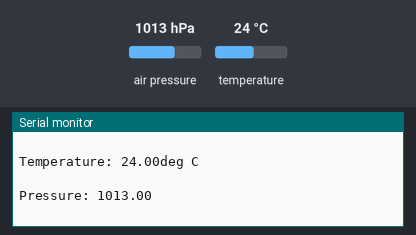
A sketch run on a simulated Arduino Uno, built with avr-gcc and run on an emulated ATmega328P. Shown: the last lines printed to the serial monitor. The inputs (shaded band) are chosen by the test bench; at power-on: air pressure 1013 hPa, temperature 24 °C.

Above: at 1.8 s.
1.9 s: air pressure set to 952 hPa
At 2.9 s:
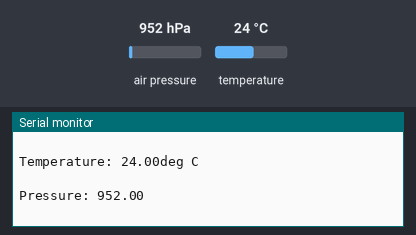
3.4 s: temperature set to 12 °C
4.9 s: air pressure set to 975 hPa
At 5.6 s:
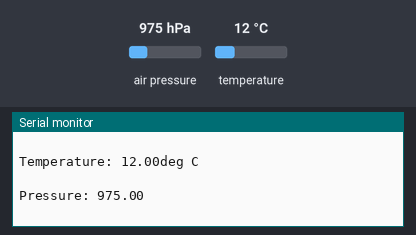
Timing chart, 0 to 7.9 s (numbered marks = the images above; inputs shaded):
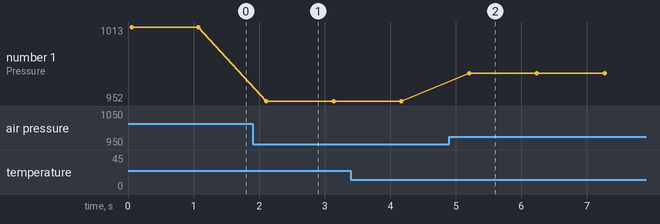

The sketch:

barometer_test.ino
```cpp
/****
name: Barometer
function: you can see the value of temperature  and air pressure displayed on Serial Monitor
****/

#include <SFE_BMP180.h>
#include <Wire.h>

SFE_BMP180 pressure;

void setup() {
  Serial.begin(9600);

  if(pressure.begin())
    Serial.println("BMP180 init success");
  else
  {
    Serial.println("BMP180 init fail\n\n");
    while(1);
  }

}

void loop() {
  char status;
  double T,P,p0,a;

  status = pressure.startTemperature();
  if (status != 0)
  {
    delay(status);

    status = pressure.getTemperature(T);
    if(status !=0)
    {
      Serial.print("Temperature: ");
      Serial.print(T,2);
      Serial.println("deg C ");
      Serial.println("     "); //skip a line

      status = pressure.startPressure(3);
      if(status != 0)
      {
        delay(status);

        status = pressure.getPressure(P,T);
        if(status != 0)
        {
          Serial.print("Pressure: ");
          Serial.print(P,2);
          Serial.println("          "); //skipping lines for easier reading
          Serial.println("          ");
        }
        else Serial.println("error retrieving pressure measurements\n");
      }
      else Serial.println("error starting pressure measurement\n");
    }
    else Serial.println("error retrieving temperature measurement\n");
  }
  delay(1000); //pause for 5 seconds
}
```

Measured:
- after the input at 1.9 s, the serial monitor: prints a new line after 0.21 s (image 1)
- after the input at 4.9 s, the serial monitor: prints a new line after 0.30 s (image 2)
- plotted number 1: 1013 → 952 after the input at 1.9 s, 952 → 975 after the input at 4.9 s
